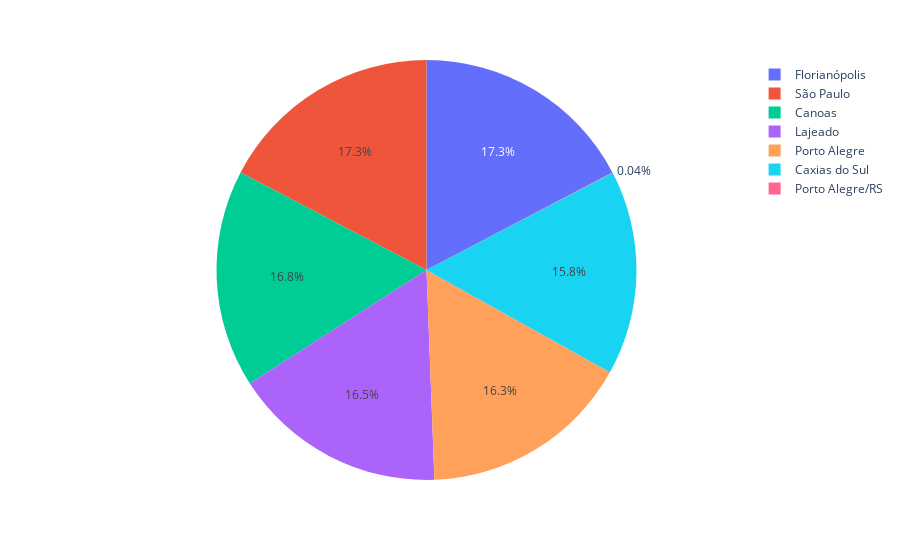

The notebook cell this image was saved under:
### Markdown cell above
Gráficos de pizza

### Code cell
px.pie(df_vendas, names='filial', values='preco')

### Figure 1 — Plotly figure (JSON) as saved in the notebook; plotly's stock layout.template omitted (floating-point values rounded to 4 significant figures; data arrays with more than 128 entries replaced by an {"elided": "..."} marker saying what was removed)
{"data": [{"domain": {"x": [0, 1], "y": [0, 1]}, "hovertemplate": "filial=%{label}<br>preco=%{value}<extra></extra>", "labels": {"elided": "2001 str values"}, "legendgroup": "", "name": "", "showlegend": true, "type": "pie", "values": {"elided": "2001 int values"}}], "layout": {"legend": {"tracegroupgap": 0}, "margin": {"t": 60}}}
